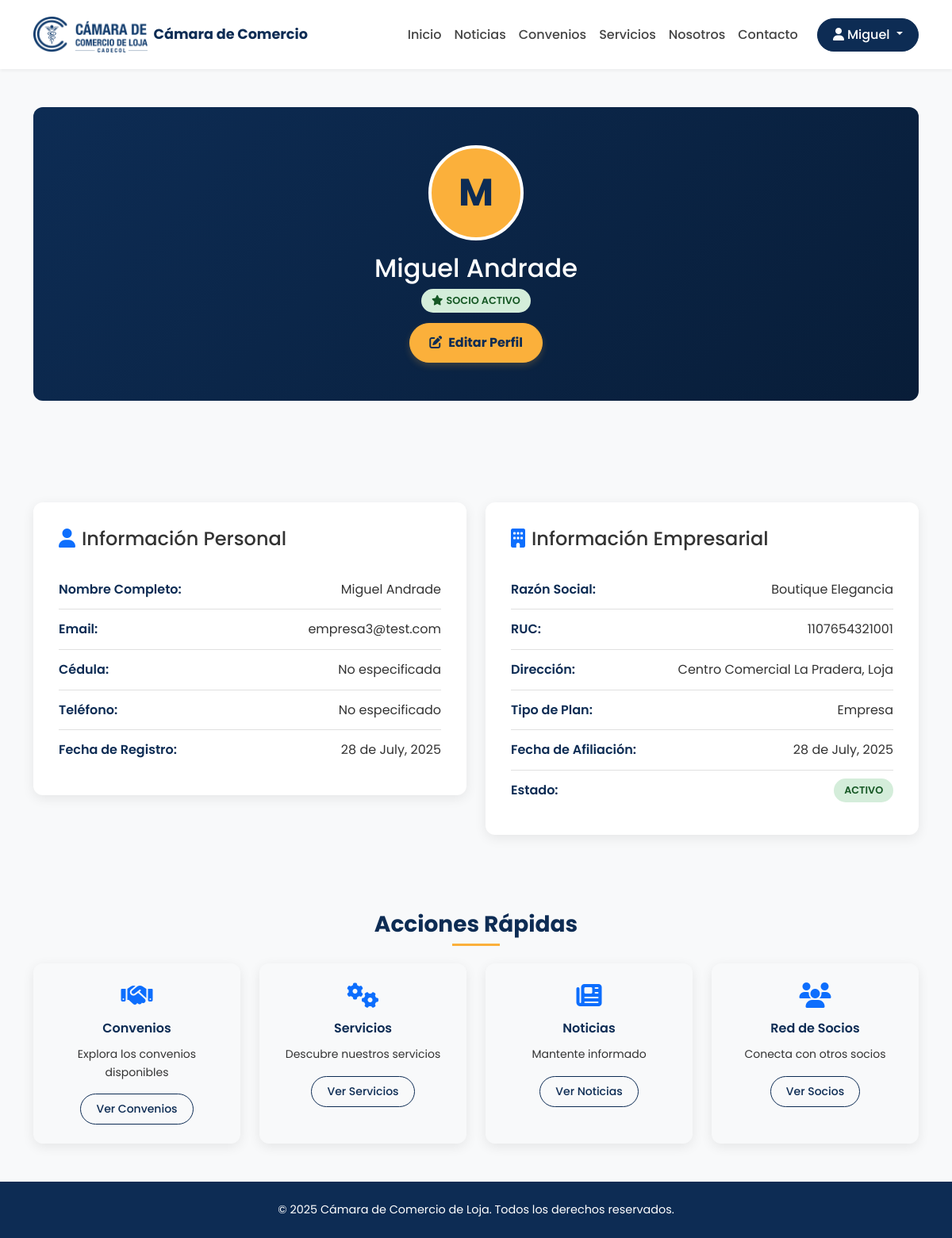
Screenshot of /usuario/perfil/ (signed in) with the database file from the repository.
### usuarios/models.py (models this page shows, shortened)
class Usuario(AbstractUser):
    username = None
    email = models.EmailField(_('email address'), unique=True)
    cedula = models.CharField(max_length=20, unique=True, blank=True, null=True)
    telefono = models.CharField(max_length=20, blank=True, null=True)
    USERNAME_FIELD = 'email'
    REQUIRED_FIELDS = ['first_name', 'last_name']
    objects = UsuarioManager()
    @property
    def es_socio(self):
        return hasattr(self, 'perfil_socio') and self.perfil_socio.is_active

class PerfilSocio(models.Model):
    usuario = models.OneToOneField(Usuario, on_delete=models.CASCADE, related_name='perfil_socio')
    TIPO_PLAN_CHOICES = [
        ('NATURAL', 'Persona Natural'),
        ('EMPRESA', 'Empresa'),
        ('FINANCIERO', 'Entidad Financiera'),
    ]
    razon_social = models.CharField(max_length=200)
    ruc = models.CharField(max_length=13, unique=True, verbose_name="RUC")
    direccion = models.TextField()
    tipo_plan = models.CharField(max_length=20, choices=TIPO_PLAN_CHOICES)
    is_active = models.BooleanField(default=False, help_text="Indica si la afiliación del socio está activa.")
    fecha_afiliacion = models.DateTimeField(auto_now_add=True)

### usuarios/views.py (the view)
# urls.py: path('perfil/', views.PerfilView.as_view(), name='perfil'),
class PerfilView(LoginRequiredMixin, DetailView):
    model = Usuario
    template_name = 'usuarios/perfil.html'
    context_object_name = 'usuario'
    def get_object(self):
        return self.request.user

### usuarios/templates/usuarios/perfil.html (shortened to what this page needs)
{% extends 'base.html' %}
{% block content %}
<section class="py-5">
    <div class="container">
        <div class="profile-header">
            <div class="profile-avatar mx-auto">
                {{ usuario.first_name.0|default:usuario.email.0|upper }}
            </div>
            <h2 class="mb-2">{{ usuario.get_full_name|default:usuario.email }}</h2>
            <p class="mb-3">
                {% if usuario.es_socio %}
                    <span class="status-badge status-active">
                        <i class="fas fa-star me-1"></i>Socio Activo
                    </span>
                {% else %}
                    <span class="status-badge status-pending">
                        <i class="fas fa-user me-1"></i>Usuario Registrado
                    </span>
                {% endif %}
            </p>
            <div class="d-flex gap-2 justify-content-center">
                <a href="{% url 'usuarios:editar_perfil' %}" class="btn btn-logout">
                    <i class="fas fa-edit me-2"></i>Editar Perfil
                </a>
            </div>
        </div>
    </div>
</section>
<section class="py-5">
    <div class="container">
        <div class="row g-4">
            <div class="col-lg-6">
                <div class="profile-info">
                    <h4 class="mb-4">
                        <i class="fas fa-user text-primary me-2"></i>Información Personal
                    </h4>
                    <div class="info-row">
                        <span class="info-label">Nombre Completo:</span>
                        <span class="info-value">{{ usuario.get_full_name|default:"No especificado" }}</span>
                    </div>
                    <div class="info-row">
                        <span class="info-label">Email:</span>
                        <span class="info-value">{{ usuario.email }}</span>
                    </div>
                    <div class="info-row">
                        <span class="info-label">Cédula:</span>
                        <span class="info-value">{{ usuario.cedula|default:"No especificada" }}</span>
                    </div>
                    <div class="info-row">
                        <span class="info-label">Teléfono:</span>
                        <span class="info-value">{{ usuario.telefono|default:"No especificado" }}</span>
                    </div>
                    <div class="info-row">
                        <span class="info-label">Fecha de Registro:</span>
                        <span class="info-value">{{ usuario.date_joined|date:"d \d\e F, Y" }}</span>
                    </div>
                </div>
            </div>
            <div class="col-lg-6">
                {% if usuario.es_socio %}
                    <div class="profile-info">
                        <h4 class="mb-4">
                            <i class="fas fa-building text-primary me-2"></i>Información Empresarial
                        </h4>
                        <div class="info-row">
                            <span class="info-label">Razón Social:</span>
                            <span class="info-value">{{ usuario.perfil_socio.razon_social }}</span>
                        </div>
                        <div class="info-row">
                            <span class="info-label">RUC:</span>
                            <span class="info-value">{{ usuario.perfil_socio.ruc }}</span>
                        </div>
                        <div class="info-row">
                            <span class="info-label">Dirección:</span>
                            <span class="info-value">{{ usuario.perfil_socio.direccion }}</span>
                        </div>
                        <div class="info-row">
                            <span class="info-label">Tipo de Plan:</span>
                            <span class="info-value">{{ usuario.perfil_socio.get_tipo_plan_display }}</span>
                        </div>
                        <div class="info-row">
                            <span class="info-label">Fecha de Afiliación:</span>
                            <span class="info-value">{{ usuario.perfil_socio.fecha_afiliacion|date:"d \d\e F, Y" }}</span>
                        </div>
                        <div class="info-row">
                            <span class="info-label">Estado:</span>
                            <span class="info-value">
                                {% if usuario.perfil_socio.is_active %}
                                    <span class="status-badge status-active">Activo</span>
                                {% else %}
                                    <span class="status-badge status-inactive">Inactivo</span>
                                {% endif %}
                            </span>
                        </div>
                    </div>
                {% endif %}
            </div>
        </div>
    </div>
</section>
<section class="py-5 bg-light">
    <div class="container">
        <h3 class="section-title">Acciones Rápidas</h3>
        <div class="row g-4">
            <div class="col-md-6 col-lg-3">
                <div class="custom-card text-center h-100">
                    <div class="card-body">
                        <i class="fas fa-handshake fa-2x text-primary mb-3"></i>
                        <h6 class="card-title">Convenios</h6>
                        <p class="card-text small">Explora los convenios disponibles</p>
                        <a href="{% url 'convenios:convenio_list' %}" class="btn btn-outline-primary btn-sm">Ver Convenios</a>
                    </div>
                </div>
            </div>
            <div class="col-md-6 col-lg-3">
                <div class="custom-card text-center h-100">
                    <div class="card-body">
                        <i class="fas fa-cogs fa-2x text-primary mb-3"></i>
                        <h6 class="card-title">Servicios</h6>
                        <p class="card-text small">Descubre nuestros servicios</p>
                        <a href="{% url 'servicios:servicio_list' %}" class="btn btn-outline-primary btn-sm">Ver Servicios</a>
                    </div>
                </div>
            </div>
            <div class="col-md-6 col-lg-3">
                <div class="custom-card text-center h-100">
                    <div class="card-body">
                        <i class="fas fa-newspaper fa-2x text-primary mb-3"></i>
                        <h6 class="card-title">Noticias</h6>
                        <p class="card-text small">Mantente informado</p>
                        <a href="{% url 'noticias:noticia_list' %}" class="btn btn-outline-primary btn-sm">Ver Noticias</a>
                    </div>
                </div>
            </div>
            <div class="col-md-6 col-lg-3">
                <div class="custom-card text-center h-100">
                    <div class="card-body">
                        <i class="fas fa-users fa-2x text-primary mb-3"></i>
                        <h6 class="card-title">Red de Socios</h6>
                        <p class="card-text small">Conecta con otros socios</p>
                        <a href="{% url 'usuarios:socios_list' %}" class="btn btn-outline-primary btn-sm">Ver Socios</a>
                    </div>
                </div>
            </div>
        </div>
    </div>
</section>
{% endblock %}

### templates/base.html (shortened to what this page needs)
{% load static %}
<!DOCTYPE html>
<html lang="es">
<head>
    <link href="https://cdn.jsdelivr.net/npm/bootstrap@5.3.3/dist/css/bootstrap.min.css" rel="stylesheet">
    <link rel="stylesheet" href="https://cdnjs.cloudflare.com/ajax/libs/font-awesome/6.5.2/css/all.min.css">
    <link rel="stylesheet" href="{% static 'css/styles.css' %}">
</head>
<body class="d-flex flex-column min-vh-100">
    <header class="sticky-top shadow-sm">
        <nav class="navbar navbar-expand-lg bg-white py-3">
            <div class="container">
                <a class="navbar-brand d-flex align-items-center" href="{% url 'web:home' %}">
                    <img src="{% static 'images/logo-camara-de-comercio-loja-cadecol.png' %}" alt="Logo" height="45" class="me-2">
                    <span class="fw-bold">Cámara de Comercio</span>
                </a>
                <div class="collapse navbar-collapse justify-content-end" id="navbarNav">
                    <ul class="navbar-nav align-items-lg-center">
                        <li class="nav-item"><a class="nav-link" href="{% url 'web:home' %}">Inicio</a></li>
                        <li class="nav-item"><a class="nav-link" href="{% url 'noticias:noticia_list' %}">Noticias</a></li>
                        <li class="nav-item"><a class="nav-link" href="{% url 'convenios:convenio_list' %}">Convenios</a></li>
                        <li class="nav-item"><a class="nav-link" href="{% url 'servicios:servicio_list' %}">Servicios</a></li>
                        <li class="nav-item"><a class="nav-link" href="{% url 'web:nosotros' %}">Nosotros</a></li>
                        <li class="nav-item"><a class="nav-link" href="{% url 'web:contacto' %}">Contacto</a></li>
                    </ul>
                    <div class="d-flex align-items-center gap-2 ps-lg-3">
                        {% if user.is_authenticated %}
                            <div class="dropdown">
                                <a href="#" class="btn btn-primary dropdown-toggle" role="button" data-bs-toggle="dropdown" aria-expanded="false">
                                    <i class="fas fa-user me-1"></i>{{ user.first_name|default:user.email }}
                                </a>
                            </div>
                        {% else %}
                            <a href="{% url 'afiliaciones:solicitar_afiliacion' %}" class="btn btn-primary">Afíliate</a>
                            <a href="{% url 'account_login' %}" class="btn btn-outline-primary">Ingresar</a>
                        {% endif %}
                    </div>
                </div>
            </div>
        </nav>
    </header>
    <main class="flex-grow-1">
        {% block content %}{% endblock %}
    </main>
    <footer class="footer-custom text-white text-center py-4 mt-auto">
        <div class="container">
            <p class="mb-0">&copy; {% now "Y" %} Cámara de Comercio de Loja. Todos los derechos reservados.</p>
        </div>
    </footer>
</body>
</html>

### static/css/styles.css (style rules this page uses)
:root { --primary-color: #0d2c54; --accent-color: #fbb03b; --light-bg: #f8f9fa; --text-color: #333; --dark-gray: #444; --border-color: #e0e0e0; --sidebar-width: 280px; --header-height: 80px; }
body { font-family: "Poppins", sans-serif; background-color: var(--light-bg); color: var(--text-color); line-height: 1.6; }
a { text-decoration: none; transition: all 0.3s ease; }
.navbar-brand span { font-size: 1.1rem; color: var(--primary-color); }
.nav-link { font-weight: 500; color: var(--dark-gray); }
.btn { border-radius: 50px; padding: 0.5rem 1.2rem; font-weight: 500; transition: all 0.3s ease; }
.btn-primary { background-color: var(--primary-color); border-color: var(--primary-color); color: white; }
.btn-outline-primary { border-color: var(--primary-color); color: var(--primary-color); }
.btn-logout { background-color: var(--accent-color); border-color: var(--accent-color); color: var(--primary-color); font-weight: 700; padding: 0.75rem 1.5rem; box-shadow: 0 4px 8px rgba(251, 176, 59, 0.2); }
.footer-custom { background-color: var(--primary-color); font-size: 0.9rem; color: white; padding: 1.5rem 0; }
.shadow-sm { box-shadow: 0 2px 4px rgba(0, 0, 0, 0.05) !important; }
.section-title { color: var(--primary-color); font-weight: 700; margin-bottom: 2rem; position: relative; text-align: center; }
.section-title::after { content: ''; position: absolute; bottom: -10px; left: 50%; transform: translateX(-50%); width: 60px; height: 3px; background-color: var(--accent-color); }
.custom-card { border: none; border-radius: 12px; box-shadow: 0 4px 15px rgba(0, 0, 0, 0.08); transition: all 0.3s ease; overflow: hidden; }
.custom-card .card-body { padding: 1.5rem; }
.custom-card .card-title { color: var(--primary-color); font-weight: 600; margin-bottom: 0.75rem; }
.custom-card .card-text { color: var(--text-color); line-height: 1.6; }
.status-badge { padding: 0.4rem 0.8rem; border-radius: 20px; font-size: 0.8rem; font-weight: 600; text-transform: uppercase; }
.status-active { background-color: #d4edda; color: #155724; }
.profile-header { background: linear-gradient(135deg, var(--primary-color) 0%, #081d38 100%); color: white; padding: 3rem 0; text-align: center; border-radius: 12px; margin-bottom: 2rem; }
.profile-avatar { width: 120px; height: 120px; border-radius: 50%; border: 4px solid white; margin-bottom: 1rem; background-color: var(--accent-color); display: flex; align-items: center; justify-content: center; font-size: 3rem; color: var(--primary-color); font-weight: 700; }
.profile-info { background-color: white; border-radius: 12px; padding: 2rem; box-shadow: 0 4px 15px rgba(0, 0, 0, 0.08); }
.info-row { display: flex; justify-content: space-between; align-items: center; padding: 0.75rem 0; border-bottom: 1px solid var(--border-color); }
.info-row:last-child { border-bottom: none; }
.info-label { font-weight: 600; color: var(--primary-color); }
.info-value { color: var(--text-color); }

### rows the page displays
Usuario: first_name "Miguel", first_name.0 "M", get_full_name "Miguel Andrade", email "empresa3@test.com", cedula "No especificada", telefono "No especificado", date_joined "28 de July, 2025", perfil_socio.razon_social "Boutique Elegancia", perfil_socio.ruc "1107654321001", perfil_socio.direccion "Centro Comercial La Pradera, Loja", perfil_socio.tipo_plan "Empresa", perfil_socio.fecha_afiliacion "28 de July, 2025"
